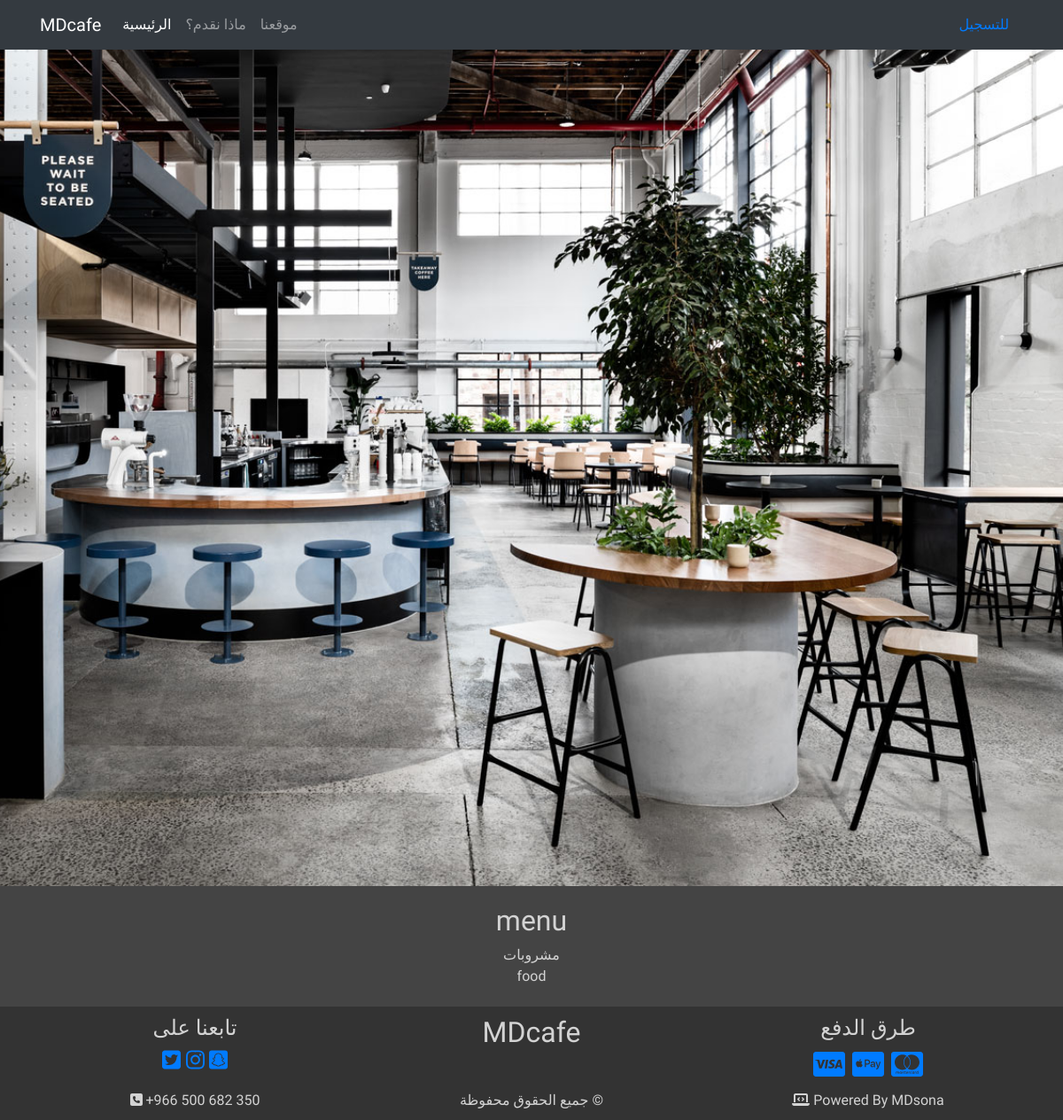
Before: / with the older database file.
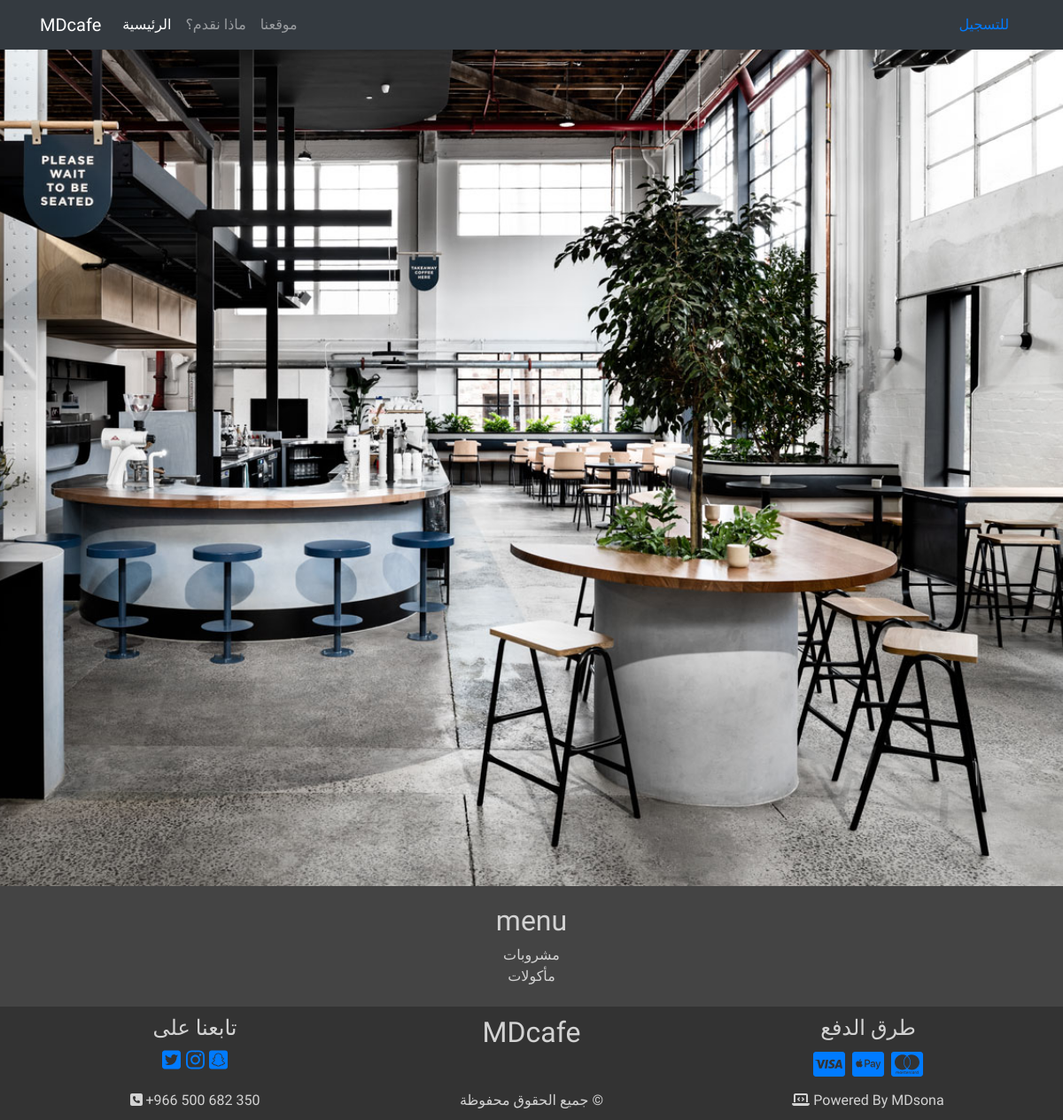
After: the same page with the newer database file.
### menu/models.py (models this page shows, shortened)
class MenuTitle(models.Model):                  # 2a
    title = models.CharField(max_length=100)

### menu/views.py (the view)
# urls.py: 2. Add a URL to urlpatterns:  path('', views.home, name='home')
def home(request):                                      # 1b
    menu_titles = MenuTitle.objects.all()               # 3a
    context = {
        'page_title': 'الرئيسية',                      # 1b>1e
        'menu_titles': menu_titles,                     # 3a
    }
    return render(request, 'menu/index.html', context)

### menu/templates/menu/index.html (shortened to what this page needs)
{% extends 'menu/base.html' %}
{% load static %}
{% block content %}
<div class="menu_box text-center">
    <h2>menu</h2>
    <div class="row">
        <div class="col-md">
            {% for m_title in menu_titles %}
            <div class="menu_ti">{{m_title.title}}</div>
            {% endfor %}
        </div>
    </div>
    <div class="row">
        <div class="col-md">
        </div>
        <div class="col-md">
        </div>
    </div>
    <div class="row">
        <div class="col-md">
        </div>
    </div>
</div>
{% endblock content %}

Changed rows visible on the page:
changed MenuTitle: title "food" → "مأكولات"
